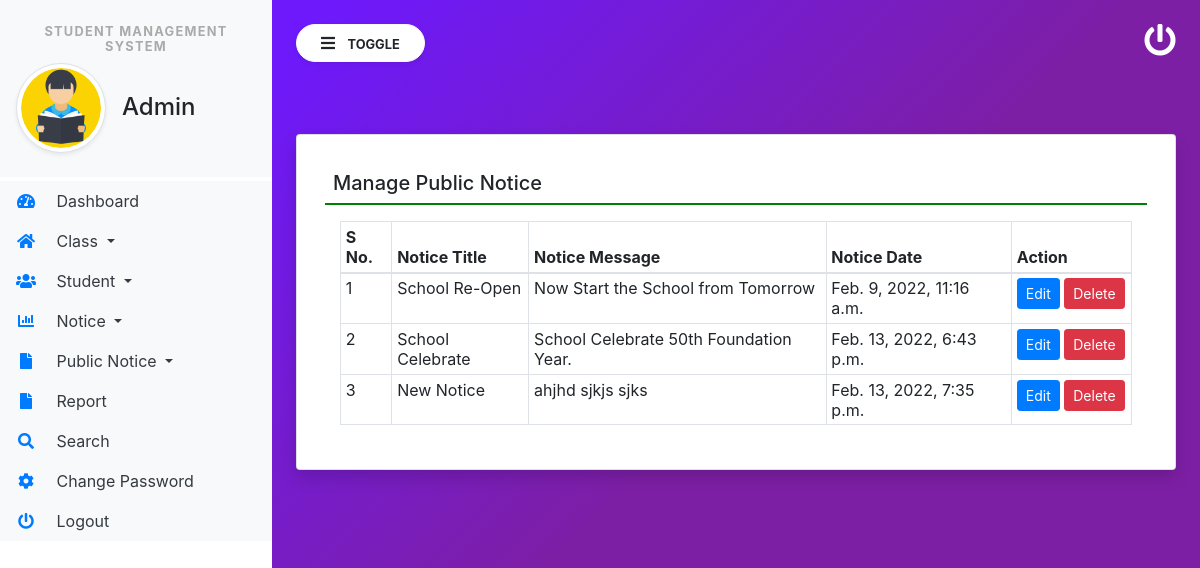
/manage_PublicNotice (signed in), run on the app's committed database.
### studentmanage/models.py (models this page shows, shortened)
class Publicnotice(models.Model):
    NoticeTitle = models.CharField(max_length=150, null=True)
    NoticeMsg = models.CharField(max_length=200, null=True)
    CreationDate = models.DateTimeField(auto_now_add=True)

### studentmanage/views.py (the view)
# urls.py: path('manage_PublicNotice', manage_PublicNotice, name='manage_PublicNotice'),
def manage_PublicNotice(request):
    if not request.user.is_authenticated:
        return redirect('admin_login')
    notice = Publicnotice.objects.all()
    return render(request, 'manage_PublicNotice.html', locals())

### studentmanage/templates/manage_PublicNotice.html
{% extends 'admin_base.html' %}
{% block main  %}
<div class="card p-2 shadow mt-5">
    <div class="card-body">
        <h5 class="p-2" style="border-bottom: 2px solid green;">Manage Public Notice</h5>
        <div class="container-fluid mt-3">
            <table class="table table-bordered table-sm">
                <thead>
                <tr>
                    <th>S No.</th>
                    <th>Notice Title</th>
                    <th>Notice Message</th>
                    <th>Notice Date</th>
                    <th>Action</th>
                </tr>
                </thead>
                <tbody>
                {% for i in notice %}
                <tr>
                    <td>{{forloop.counter}}</td>
                    <td>{{i.NoticeTitle}}</td>
                    <td>{{i.NoticeMsg}}</td>
                    <td>{{i.CreationDate}}</td>
                    <td style="width: 120px;">
                        <a href="{% url 'editPubNotice' i.id %}" class="btn btn-primary btn-sm">Edit</a>
                        <a onclick="return confirm('Are you sure to Delete')" href="{% url 'deletePubNotice' i.id %}"
                           class="btn btn-sm btn-danger">Delete</a>
                    </td>
                </tr>
                {% endfor %}
                </tbody>
            </table>
        </div>
    </div>
</div>
{% endblock %}

### studentmanage/static/css/sidebar.css (style rules this page uses)
body { background-image : linear-gradient(135.9deg,rgba(109,25,252,1) 16.4%,rgba(125,31,165,1) 56.1%); min-height:100vh; }

### data on the page
Publicnotice: NoticeTitle "School Re-Open", NoticeMsg "Now Start the School from Tomorrow", CreationDate "Feb. 9, 2022, 11:16 a.m."
Publicnotice: NoticeTitle "School Celebrate", NoticeMsg "School Celebrate 50th Foundation Year.", CreationDate "Feb. 13, 2022, 6:43 p.m."
Publicnotice: NoticeTitle "New Notice", NoticeMsg "ahjhd sjkjs sjks", CreationDate "Feb. 13, 2022, 7:35 p.m."
